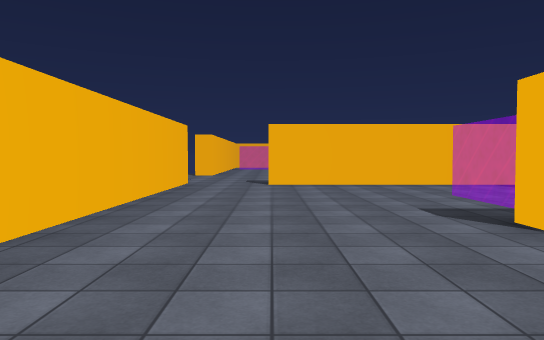
View 1 (above)

24 first-person views from a walk through a scene from a Unity 3-D project. The camera is 1.4 m above the floor, tilts 2° down and sees 70° across. The floor is counted in squares, 2 m on a side. Each view is taken from the middle of a square. On the plan, view 1 faces up. The plan holds only what a view shows up to about 11 squares ahead; the rest is blank. Surface patterns are stand-ins for the level's own textures.

View 2
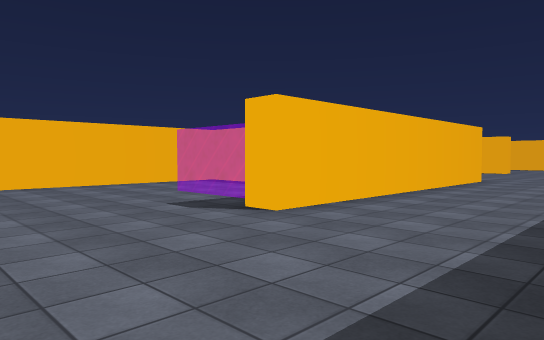

View 3
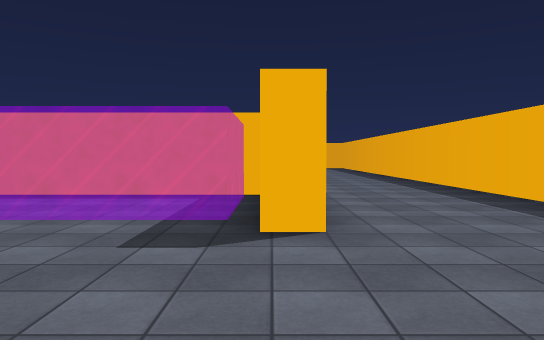

View 4
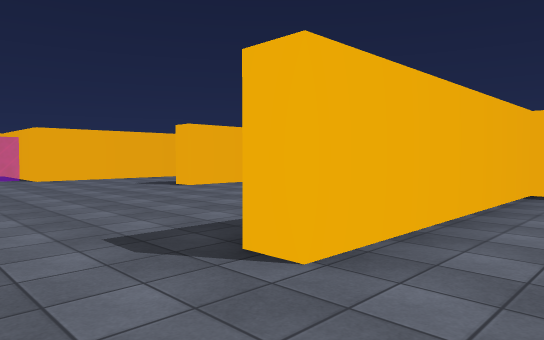

View 5
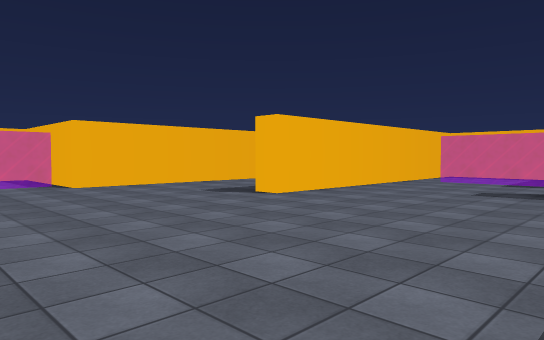

View 6
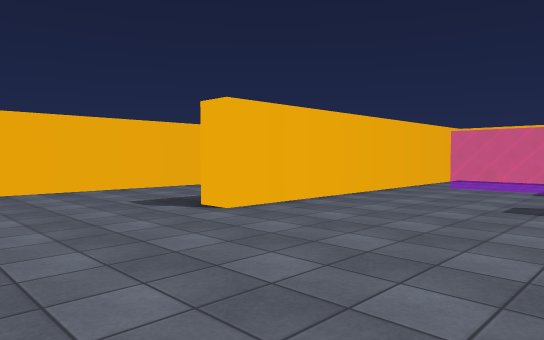

View 7
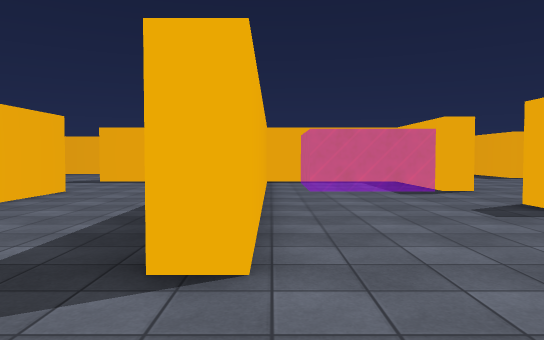

View 8
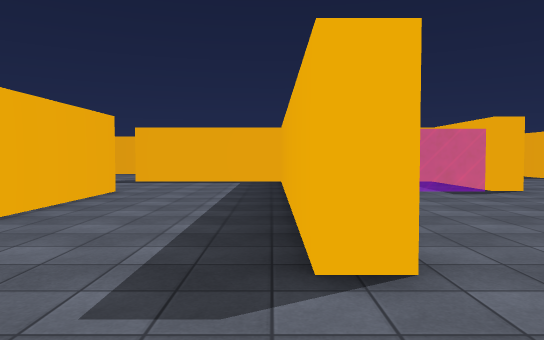

View 9
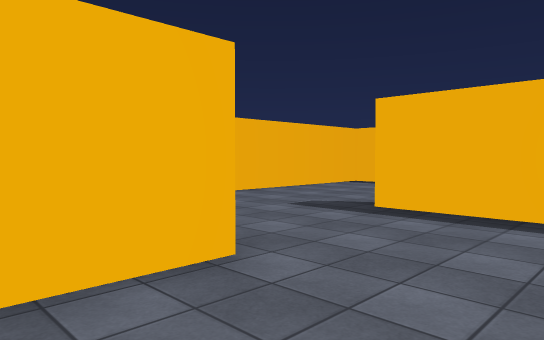

View 10
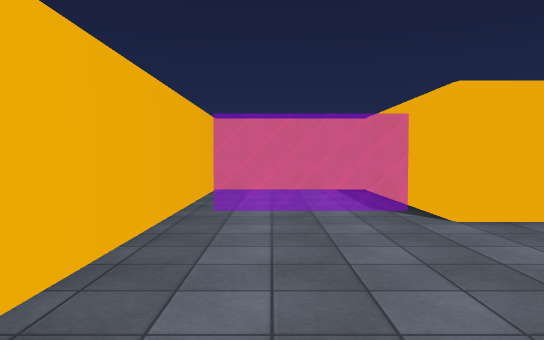

View 11
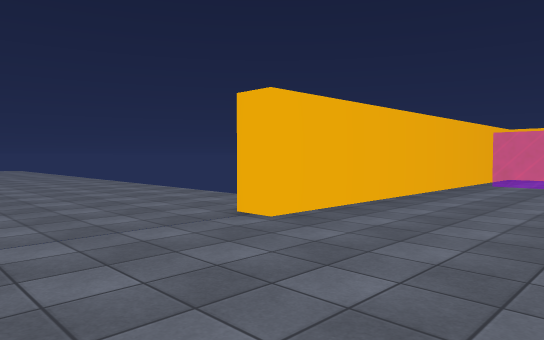

View 12
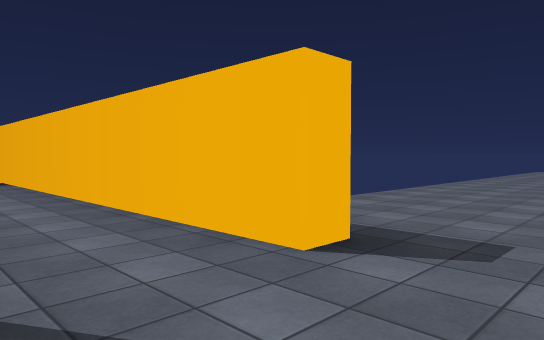

View 13
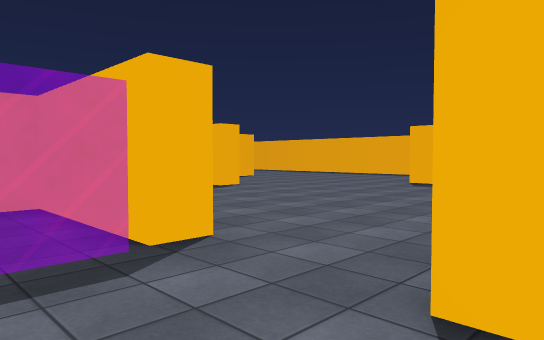

View 14
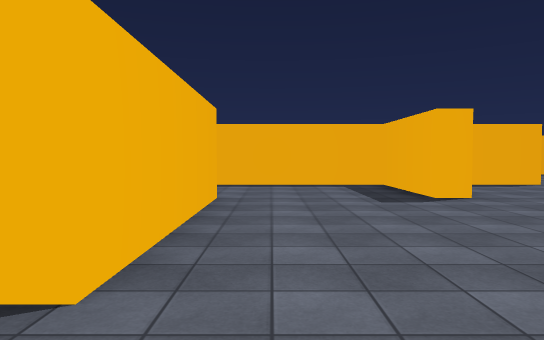

View 15
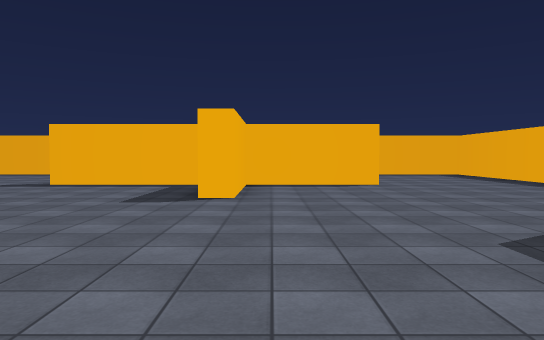

View 16
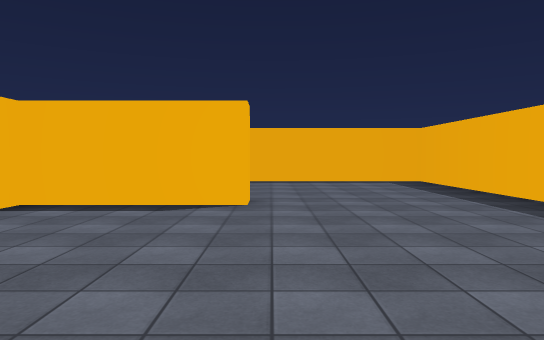

View 17
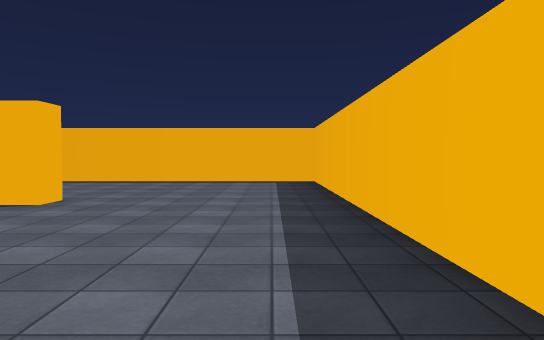

View 18
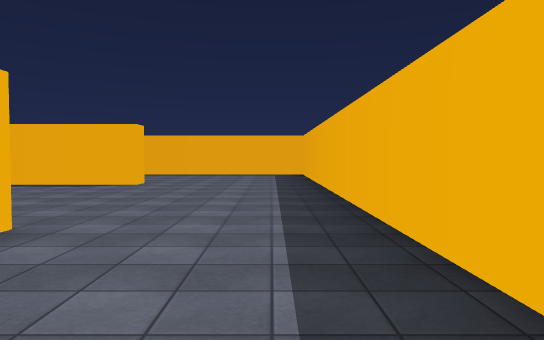

View 19
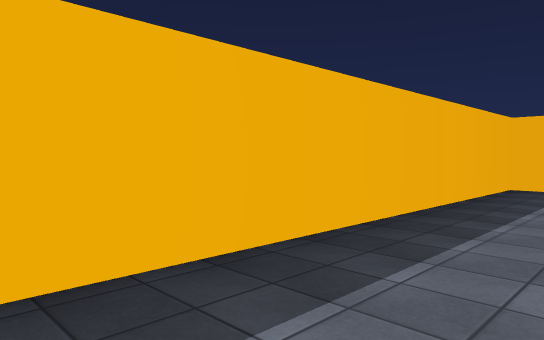

View 20
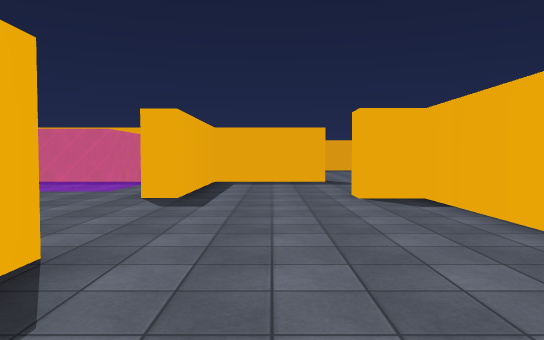

View 21
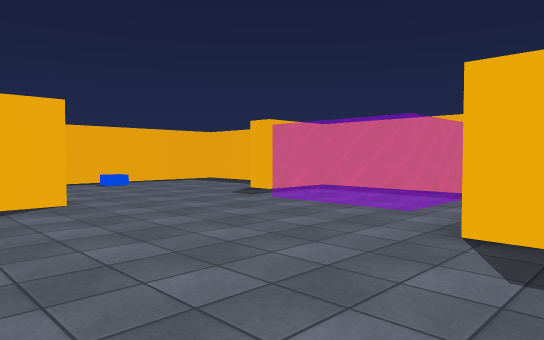

View 22
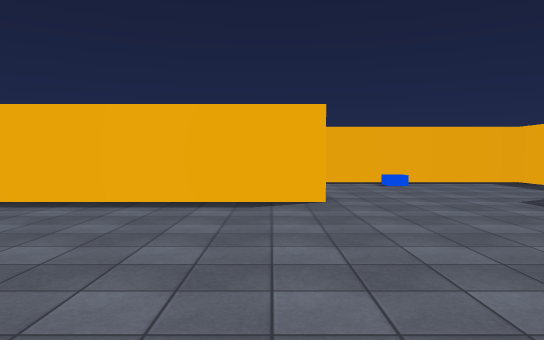

View 23
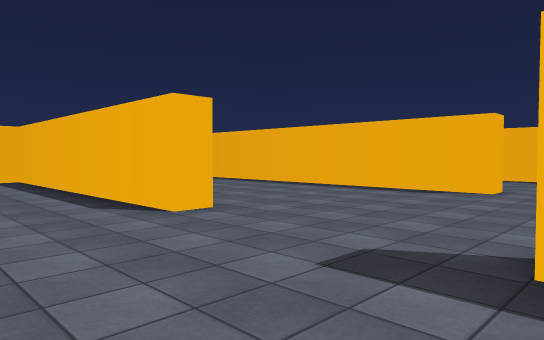

View 24
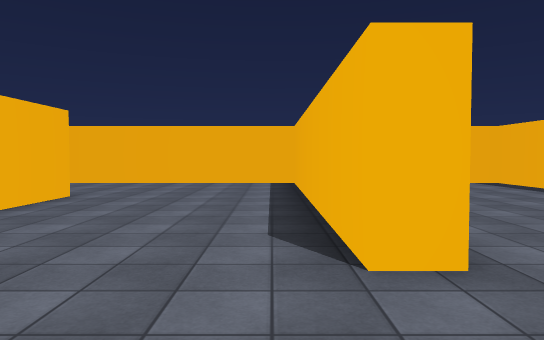

### Floor plan
Key: @ floor where view 1 was taken; # wall or solid block; . floor; = window, fence, low wall or low ledge.
Columns run from 13 left of view 1 to 27 right of it. Each row starts with its distance up from view 1.
 25           #####         #######
 24           #...#         ......#   .#
 23           #.==#         ......#   .#
 22           #.==#        .......#  ..
 21           #.==########........#  ..
 20           #..............#....# ...#
 19           #..............#....#....#
 18           #..............#....#....#
 17           #......#########....#....#
 16           #..............#.........#
 15   ........#...........===#.........#  ..#
 14  .....................===#..............#
 13  .....................===#..............#
 12       .............#..#####...#.........#
 11      ..........    #..........#.==......#
 10 ..........#..####### .........#.==.#....#
  9 ..........#........# .........# ==.# ...#
  8           #........# ......#########   ##
  7           #......==#..........#    #
  6           #......==# .........#  ..#
  5           #......==#  ........#....#
  4           #.....########...........#
  3           #........................#
  2           #........................#
  1           #........................#
  0           #..@.....................#
 -1           ##########################

Positions as (right, up) in squares from view 1, and headings:
1: (0, 0), facing up
2: (-1, 0), facing up-right
3: (-1, 4), facing right
4: (-2, 8), facing up-right
5: (-2, 11), facing up-right
6: (0, 12), facing up-right
7: (1, 16), facing right
8: (1, 17), facing right
9: (7, 18), facing up-right
10: (-1, 16), facing up
11: (1, 11), facing up-left
12: (0, 12), facing down-left
13: (6, 14), facing down-right
14: (7, 11), facing right
15: (7, 7), facing right
16: (11, 4), facing right
17: (11, 1), facing right
18: (7, 1), facing right
19: (7, 2), facing down-left
20: (15, 19), facing down
21: (16, 16), facing down-right
22: (16, 15), facing right
23: (14, 12), facing up-right
24: (16, 14), facing up
